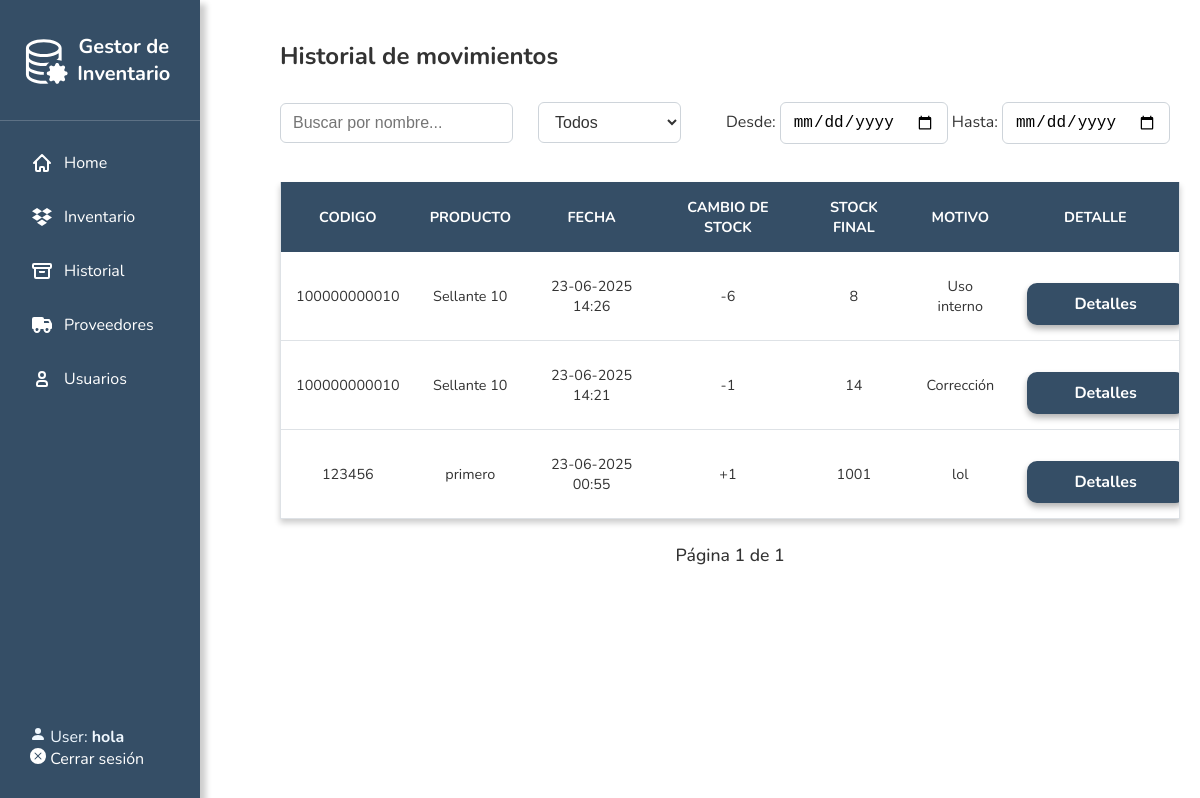
The page /historial (signed in) on the database as committed earlier.
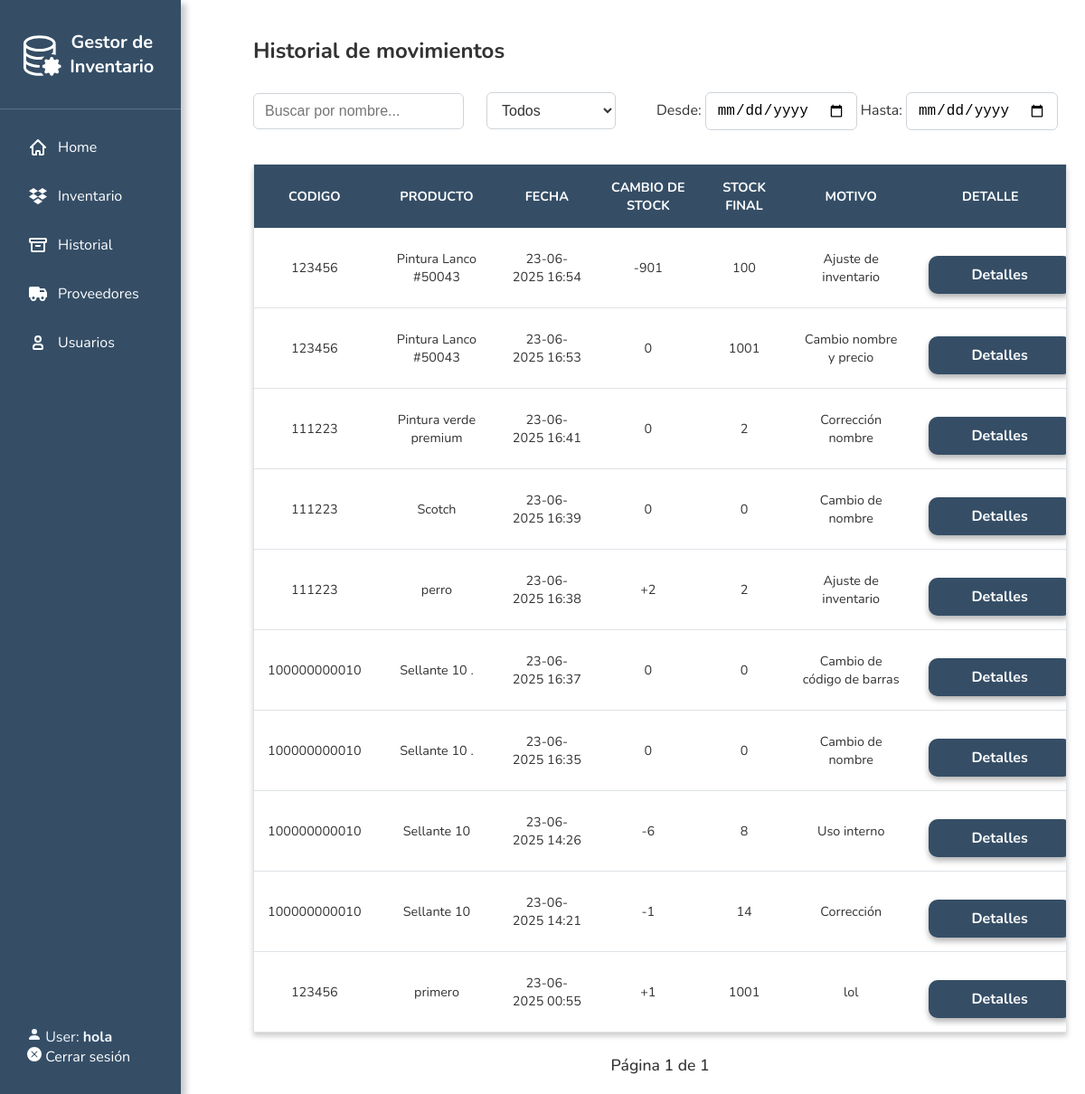
The same page on the database as committed later.
### inventory/models.py (models this page shows, shortened)
class HistorialMovimiento(models.Model):
    producto_id = models.IntegerField()
    nombre_producto = models.CharField(max_length=200)
    tipo_producto = models.CharField(max_length=50)
    codigo_barras = models.CharField(max_length=100, blank=True, null=True)
    fecha = models.DateTimeField(auto_now_add=True)
    cambio_stock = models.IntegerField()
    stock_final = models.IntegerField()
    motivo = models.CharField(max_length=255, blank=True)
    usuario = models.ForeignKey(User, on_delete=models.SET_NULL, null=True, blank=True)

### inventory/views.py (the view)
# urls.py: re_path(r'historial(?P<pk>\d+)$', detalle_historial, name='detalle_historial'),
@login_required
def historial(request):
    query = request.GET.get('q', '')
    tipo = request.GET.get('type', '')
    start = request.GET.get('start', '')
    end = request.GET.get('end', '')
    movimientos_list = HistorialMovimiento.objects.all().order_by('-fecha')
    if query:
        movimientos_list = movimientos_list.filter(nombre_producto__icontains=query)
    if tipo:
        movimientos_list = movimientos_list.filter(tipo_producto=tipo)
    try:
        if start:
            start_date = datetime.strptime(start, "%Y-%m-%d")
        else:
            start_date = None
        if end:
            end_date = datetime.strptime(end, "%Y-%m-%d") + timedelta(days=1)
        else:
            end_date = None
        if start_date and end_date:
            if start_date > end_date:
                movimientos_list = movimientos_list.none()
            else:
                movimientos_list = movimientos_list.filter(fecha__gte=start_date, fecha__lt=end_date)
        elif start_date:
            movimientos_list = movimientos_list.filter(fecha__gte=start_date)
        elif end_date:
            movimientos_list = movimientos_list.filter(fecha__lt=end_date)
    except ValueError:
        pass  # Si alguna fecha es inválida, simplemente no filtra por fecha
    paginator = Paginator(movimientos_list, 10)
    page_number = request.GET.get('page')
    movimientos = paginator.get_page(page_number)
    return render(request, 'inv/historial.html', {'movimientos': movimientos})

### inventory/templates/inv/historial.html (shortened to what this page needs)
{% extends 'inv/base.html' %}
{% block body %}
<h2>Historial de movimientos</h2>
<div class="container-set-inventory">
  <div class="add_buttons">
    <div class="inventory-left">
      <div class="button-group">
        <input type="text" id="searchInput" placeholder="Buscar por nombre..." class="form-control" />
      </div>
      <div class="button-group">
        <select id="filterType" class="form-select">
          <option value="">Todos</option>
        </select>
      </div>
    </div>
    <div class="button-group">
      <label for="startDate">Desde:</label>
      <input type="date" id="startDate" class="form-control">
      <label for="endDate">Hasta:</label>
      <input type="date" id="endDate" class="form-control">
    </div>
  </div>
</div>
<div id="tablaHistorial">
  {% include 'inv/tabla_historial.html' %}
</div>
{% endblock %}

### inventory/templates/inv/base.html (shortened to what this page needs)
<!DOCTYPE html>
<html>
  {% load static %}
  {% block styles %}
    <link rel="stylesheet" type="text/css" href="{% static '/css/bootstrap.min.css' %}">
    <link rel="stylesheet" type="text/css" href="{% static '/css/style.css' %}">
  {% endblock %}
<body>
  <div class="sidebar">
    <div class="sidebar-logo">
      Gestor de Inventario
    </div>
    <div class="sidebar-logoless">
    <div class="sidebar-nav">
      <a href="{% url 'index' %}">
        Home
      </a>
      <a href="{% url 'inventario' %}">
        Inventario
      </a>
      <a href="{% url 'historial' %}">
        Historial
      </a>
      <a href="{% url 'suppliers_list' %}">
        Proveedores
      <a href="{% url 'users' %}">
        <svg class="w-6 h-6" aria-hidden="true" xmlns="http://www.w3.org/2000/svg" width="24" height="24" fill="none" viewBox="0 0 24 24">
          <path stroke="currentColor" stroke-width="2" d="M7 17v1a1 1 0 0 0 1 1h8a1 1 0 0 0 1-1v-1a3 3 0 0 0-3-3h-4a3 3 0 0 0-3 3Zm8-9a3 3 0 1 1-6 0 3 3 0 0 1 6 0Z"/>
        </svg>
        Usuarios
      </a>
      </div>
    </div>
<div class="sidebar-footer">
  {% if user.is_authenticated %}
    <span class="user-info">
      <svg xmlns="http://www.w3.org/2000/svg" width="16" height="16" fill="currentColor" class="bi bi-person-fill" viewBox="0 0 16 16">
        <path d="M3 14s-1 0-1-1 1-4 6-4 6 3 6 4-1 1-1 1zm5-6a3 3 0 1 0 0-6 3 3 0 0 0 0 6"/>
      </svg>
      User: <strong>{{ user.username }}</strong>
    </span>
    <br>
    <a href="{% url 'logout_custom' %}" class="logout-link" style="text-decoration: none; color: white;">
  Cerrar sesión
</a>
  {% endif %}
</div>
  </div>
  <div class="container" style="margin-left: 260px;">
    {% block body %}
    {% endblock %}
  </div>
</body>
</html>

### inventory/templates/inv/tabla_historial.html (shortened to what this page needs)
<table class="table table-striped">
  <thead>
    <tr>
      <th>Codigo</th>
      <th>Producto</th>
      <th>Fecha</th>
      <th>Cambio de Stock</th>
      <th>Stock Final</th>
      <th>Motivo</th>
      <th>Detalle</th>
    </tr>
  </thead>
  <tbody>
    {% for mov in movimientos %}
      <tr>
        <td>{{ mov.codigo_barras }}</td>
        <td>{{ mov.nombre_producto }}</td>
        <td>{{ mov.fecha|date:"d-m-Y H:i" }}</td>
        <td>{% if mov.cambio_stock > 0 %}+{% endif %}{{ mov.cambio_stock }}</td>
        <td>{{ mov.stock_final }}</td>
        <td>{{ mov.motivo }}</td>
        <td style="padding-right:30px;">
  <a href="{% url 'detalle_historial' mov.pk %}" class="btn btn-sm btn-primary">Detalles</a>
</td>
      </tr>
    {% empty %}
      <tr><td colspan="6">No hay movimientos.</td></tr>
    {% endfor %}
  </tbody>
</table>
<div class="pagination">
  <span>Página {{ movimientos.number }} de {{ movimientos.paginator.num_pages }}</span>
</div>

### inventory/static/css/style.css (style rules this page uses)
.button-group { display: inline-block; margin-right: 10px; vertical-align: middle; }
.form-select { padding: 6px 12px; border: 1px solid #ced4da; border-radius: 4px; background: #fff; font-size: 1rem; color: #333; min-width: 140px; outline: none; transition: border-color 0.2s; }
.form-control { border-radius: 6px; border: 1px solid #ced4da; padding: 10px 12px; font-size: 1rem; margin-top: 10px; transition: border-color 0.2s; }
.btn-primary { width: 80%; margin: 16px auto 0; display: block; text-align: center; }
.add_buttons { display: flex; align-items: center; gap: 15px; margin-bottom: 20px; flex-wrap: wrap; max-width: 1500px; max-height: 70px; }
.add_buttons .button-group { min-width: 150px; }
.add_buttons select#filterType { border-radius: 6px; border: 1px solid #ced4da; padding: 10px 12px; font-size: 1rem; margin-top: 10px; transition: border-color 0.2s; }
.add_buttons { display: flex; justify-content: space-between; align-items: center; flex-wrap: wrap; }
.inventory-left { display: flex; align-items: center; gap: 15px; }
.pagination { display: flex; justify-content: center; align-items: center; margin-top: 24px; gap: 16px; font-size: 1.1em; }
.pagination span { color: #333; font-weight: 500; }

### inventory/templates/inv/base.html (style rules this page uses)
.sidebar-footer { position: absolute; bottom: 0; width: 100%; padding: 15%; color: aliceblue; }

Rows that differ between the two databases and show on the page:
added HistorialMovimiento: codigo_barras "123456", nombre_producto "Pintura Lanco #50043", fecha "23-06-2025 16:54", cambio_stock "-901", stock_final "100", motivo "Ajuste de inventario"
added HistorialMovimiento: codigo_barras "123456", nombre_producto "Pintura Lanco #50043", fecha "23-06-2025 16:53", cambio_stock "0", stock_final "1001", motivo "Cambio nombre y precio"
added HistorialMovimiento: codigo_barras "111223", nombre_producto "Pintura verde premium", fecha "23-06-2025 16:41", cambio_stock "0", stock_final "2", motivo "Corrección nombre"
added HistorialMovimiento: codigo_barras "111223", nombre_producto "Scotch", fecha "23-06-2025 16:39", cambio_stock "0", stock_final "0", motivo "Cambio de nombre"
added HistorialMovimiento: codigo_barras "111223", nombre_producto "perro", fecha "23-06-2025 16:38", cambio_stock "2", stock_final "2", motivo "Ajuste de inventario"
added HistorialMovimiento: codigo_barras "100000000010", nombre_producto "Sellante 10 .", fecha "23-06-2025 16:37", cambio_stock "0", stock_final "0", motivo "Cambio de código de barras"
added HistorialMovimiento: codigo_barras "100000000010", nombre_producto "Sellante 10 .", fecha "23-06-2025 16:35", cambio_stock "0", stock_final "0", motivo "Cambio de nombre"
